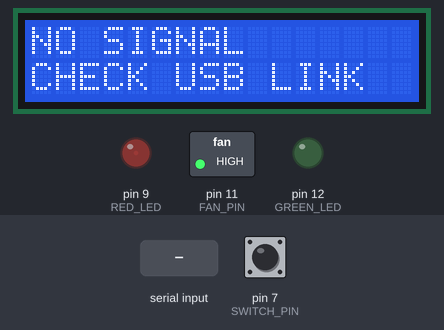
Recording of a sketch running on a simulated Arduino Uno, built with avr-gcc and run on an emulated ATmega328P. Shown: 16×2 character LCD, switched loads named in the sketch (green lamp = pin HIGH), output pins drawn as LEDs (lit = HIGH). The inputs (shaded band) are chosen by the test bench; at power-on: pin 7 (SWITCH_PIN) HIGH. What the sketch prints to the serial monitor is not drawn.

Above: at 1.2 s.
1.3 s: pin 7 (SWITCH_PIN) pulled LOW for 0.15 s
At 1.8 s:
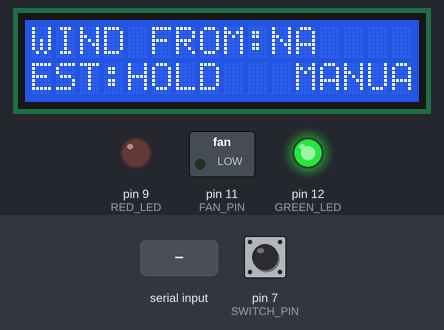
4.4 s: "MODE|AUTO\n" received over Serial
At 4.9 s:
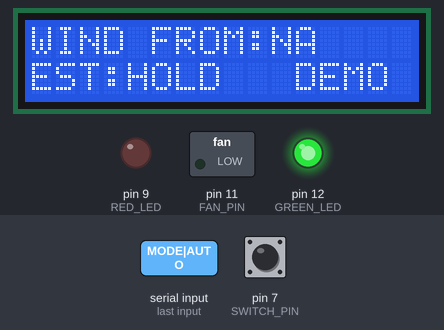
7.4 s: pin 7 (SWITCH_PIN) pulled LOW for 1 s
At 8.5 s:
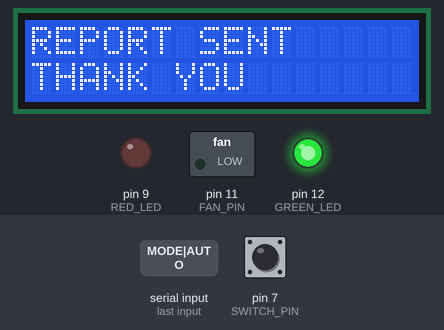
11.4 s: pin 7 (SWITCH_PIN) pulled LOW for 0.15 s
At 12.8 s:
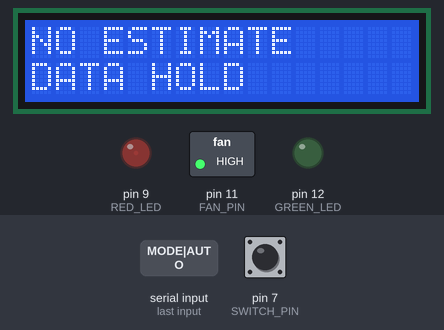
14.5 s: pin 7 (SWITCH_PIN) pulled LOW for 0.15 s
At 18.7 s:
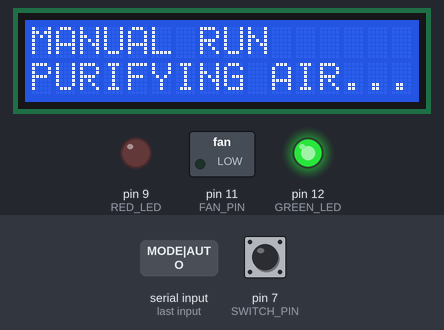
Timing chart, 0 to 20.2 s (numbered marks = the images above; inputs shaded):
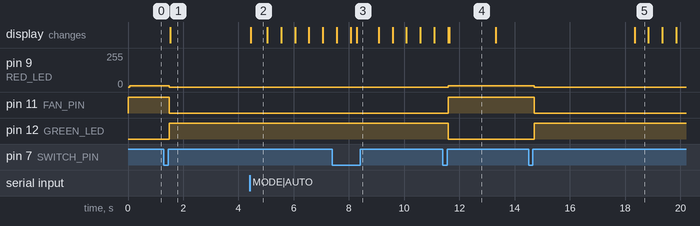

The sketch:

odor_purifier.ino
```cpp
/*
  냄새 나침반 — 공기질 관리 모듈 (Arduino Uno R3)
  웹앱(Streamlit) ↔ USB 시리얼 연동판

  배선 (기존 유지)
    D7  택트 스위치 (INPUT_PULLUP)
    D9  빨간 LED  (대기)
    D11 팬 제어 모듈 (LOW=회전, HIGH=정지 / 액티브 로우 모듈 기준)
    D12 초록 LED (가동)
    I2C 16x2 LCD (0x27)

  프로토콜 (Python → Arduino, 1줄)
    ODOR|<WIND>|<LEVEL>|<ACTION>|<BASIS>
      WIND   : N NNE NE ENE E ESE SE SSE S SSW SW WSW W WNW NW NNW / CALM / NA
      LEVEL  : LOW MID HIGH HOLD      (HOLD = 자료 없음·추정 보류)
      ACTION : ON OFF HOLD            (제어 규칙이 결정. 보드는 판단하지 않는다)
      BASIS  : OBS EST DEMO FCST      (관측/추정/시연/예보)
    예) ODOR|ENE|HIGH|ON|FCST
    PING                              (5초 주기 하트비트)

  프로토콜 (Arduino → Python, 1줄)
    ACK|<LEVEL>|<ACTION>|<MODE>       MODE = AUTO / MANUAL
    REPORT|SMELL                      주민이 버튼을 길게 눌러 '냄새 남'을 신고
    OVERRIDE|ON  /  OVERRIDE|OFF      버튼 짧게 눌러 수동 켜기·끄기

  안전 규칙
    - 보드는 스스로 풍향을 보고 판단하지 않는다. ACTION 값만 따른다.
    - LINK_TIMEOUT 동안 수신이 없으면 팬을 끄고 NO SIGNAL을 표시한다.
    - LEVEL=HOLD는 '냄새 없음'이 아니라 '판단 보류'로 표시한다.
*/

#include <Wire.h>
#include <LiquidCrystal_I2C.h>

LiquidCrystal_I2C lcd(0x27, 16, 2);

const int RED_LED    = 9;
const int GREEN_LED  = 12;
const int FAN_PIN    = 11;
const int SWITCH_PIN = 7;

const int  RED_BRIGHTNESS   = 10;
const bool FAN_ACTIVE_LOW   = true;          // 모듈이 HIGH에서 도는 제품이면 false
const unsigned long LINK_TIMEOUT   = 15000;  // 수신 없음 판정
const unsigned long LONG_PRESS_MS  = 800;    // 길게 누르면 냄새 신고
const unsigned long DEBOUNCE_MS    = 50;
const unsigned long PAGE_MS        = 5000;
const unsigned long DOT_MS         = 500;

bool   fanOn        = false;
bool   manualMode   = false;   // 수동 조작 중이면 자동 명령 무시
bool   linkAlive    = false;
String windDir      = "NA";
String riskLevel    = "HOLD";
String basis        = "DEMO";

unsigned long lastRxTime   = 0;
unsigned long lastPage     = 0;
unsigned long lastDot      = 0;
int  lcdPage = 0, dotCount = 0;

int  swState = HIGH, swLast = HIGH;
unsigned long swChanged = 0, pressStart = 0;
bool pressHandled = false;

String rxBuf = "";

void setup() {
  Serial.begin(9600);
  Serial.setTimeout(20);

  // 팬 글리치 방지: 핀을 출력으로 바꾸기 전에 정지 레벨을 먼저 써 둔다.
  digitalWrite(FAN_PIN, FAN_ACTIVE_LOW ? HIGH : LOW);
  pinMode(FAN_PIN, OUTPUT);
  digitalWrite(FAN_PIN, FAN_ACTIVE_LOW ? HIGH : LOW);

  pinMode(RED_LED, OUTPUT);
  pinMode(GREEN_LED, OUTPUT);
  pinMode(SWITCH_PIN, INPUT_PULLUP);

  lcd.init();
  lcd.backlight();
  applyState();
}

void loop() {
  readSerial();
  readButton();

  if (linkAlive && millis() - lastRxTime > LINK_TIMEOUT) {   // 통신 끊김 → 안전 정지
    linkAlive = false;
    if (!manualMode) { fanOn = false; riskLevel = "HOLD"; }
    applyState();
  }

  if (millis() - lastPage > PAGE_MS) {
    lcdPage = (lcdPage + 1) % 2;
    drawPage();
    lastPage = millis();
  }

  if (fanOn && lcdPage == 1 && millis() - lastDot > DOT_MS) {
    dotCount = (dotCount + 1) % 4;
    drawDots();
    lastDot = millis();
  }
}

/* ---------------- 시리얼 수신 (논블로킹) ---------------- */
void readSerial() {
  while (Serial.available() > 0) {
    char c = (char)Serial.read();
    if (c == '\n' || c == '\r') {
      if (rxBuf.length() > 0) { handleLine(rxBuf); rxBuf = ""; }
    } else if (rxBuf.length() < 60) {
      rxBuf += c;
    }
  }
}

void handleLine(String line) {
  line.trim();
  line.toUpperCase();
  lastRxTime = millis();
  linkAlive  = true;

  if (line == "PING") { sendAck(); return; }
  if (line.startsWith("MODE|AUTO")) { manualMode = false; applyState(); return; }

  if (!line.startsWith("ODOR|")) return;

  String f[4]; int idx = 0, from = 5;
  while (idx < 4) {
    int p = line.indexOf('|', from);
    f[idx++] = (p == -1) ? line.substring(from) : line.substring(from, p);
    if (p == -1) break;
    from = p + 1;
  }
  if (f[0].length()) windDir   = f[0];
  if (f[1].length()) riskLevel = f[1];
  if (f[3].length()) basis     = f[3];

  if (!manualMode) {                       // 수동 조작 중이면 자동 명령을 덮어쓰지 않는다
    if (f[2] == "ON")       fanOn = true;
    else if (f[2] == "OFF") fanOn = false;
    // HOLD면 직전 상태 유지
  }
  applyState();
  sendAck();
}

void sendAck() {
  Serial.print("ACK|"); Serial.print(riskLevel);
  Serial.print("|");    Serial.print(fanOn ? "ON" : "OFF");
  Serial.print("|");    Serial.println(manualMode ? "MANUAL" : "AUTO");
}

/* ---------------- 버튼: 짧게=수동 토글, 길게=냄새 신고 ---------------- */
void readButton() {
  int reading = digitalRead(SWITCH_PIN);
  if (reading != swLast) { swChanged = millis(); swLast = reading; }

  if (millis() - swChanged > DEBOUNCE_MS && reading != swState) {
    swState = reading;
    if (swState == LOW) { pressStart = millis(); pressHandled = false; }
    else if (!pressHandled) {                      // 뗐을 때 = 짧게 누름
      manualMode = true;
      fanOn = !fanOn;
      Serial.println(fanOn ? "OVERRIDE|ON" : "OVERRIDE|OFF");
      applyState();
      pressHandled = true;
    }
  }

  if (swState == LOW && !pressHandled && millis() - pressStart > LONG_PRESS_MS) {
    Serial.println("REPORT|SMELL");              // 주민 신고를 웹앱으로 올림
    pressHandled = true;
    lcd.clear(); lcd.setCursor(0, 0); lcd.print("REPORT SENT");
    lcd.setCursor(0, 1); lcd.print("THANK YOU");
    lastPage = millis();
  }
}

/* ---------------- 출력 ---------------- */
void applyState() {
  digitalWrite(FAN_PIN, (fanOn == FAN_ACTIVE_LOW) ? LOW : HIGH);
  if (fanOn) { analogWrite(RED_LED, 0);               digitalWrite(GREEN_LED, HIGH); }
  else       { analogWrite(RED_LED, RED_BRIGHTNESS);  digitalWrite(GREEN_LED, LOW);  }
  drawPage();
}

void drawPage() {
  lcd.clear();
  if (!linkAlive && !manualMode) {                 // 통신 없음 = 판단 불가
    lcd.setCursor(0, 0); lcd.print("NO SIGNAL");
    lcd.setCursor(0, 1); lcd.print("CHECK USB LINK");
    return;
  }
  if (lcdPage == 0) {
    lcd.setCursor(0, 0);
    lcd.print("WIND FROM:"); lcd.print(windDir);
    lcd.setCursor(0, 1);
    lcd.print("EST:"); lcd.print(riskLevel);
    lcd.setCursor(11, 1); lcd.print(manualMode ? "MANUAL" : basis);
  } else {
    if (fanOn) {
      lcd.setCursor(0, 0); lcd.print(manualMode ? "MANUAL RUN" : "ODOR INFLOW EST");
      lcd.setCursor(0, 1); lcd.print("PURIFYING AIR");
      drawDots();
    } else if (riskLevel == "HOLD") {
      lcd.setCursor(0, 0); lcd.print("NO ESTIMATE");
      lcd.setCursor(0, 1); lcd.print("DATA HOLD");
    } else {
      lcd.setCursor(0, 0); lcd.print("AIRFLOW: "); lcd.print(windDir);
      lcd.setCursor(0, 1); lcd.print("SYSTEM: STANDBY");
    }
  }
}

void drawDots() {
  lcd.setCursor(13, 1);
  if      (dotCount == 0) lcd.print("   ");
  else if (dotCount == 1) lcd.print(".  ");
  else if (dotCount == 2) lcd.print(".. ");
  else                    lcd.print("...");
}
```

Measured:
- after the input at 1.3 s, pin 9 (RED_LED): 10/255 → 0/255 after 0.20 s; pin 11 (FAN_PIN): HIGH → LOW after 0.20 s; pin 12 (GREEN_LED): LOW → HIGH after 0.20 s; the display: changes after 0.23 s (image 1)
- after the input at 4.4 s, the display: changes at once (image 2)
- after the input at 7.4 s, the display: first differs from a run without the input after 0.87 s (image 3)
- after the input at 11.4 s, pin 9 (RED_LED): 0/255 → 10/255 after 0.20 s; pin 11 (FAN_PIN): LOW → HIGH after 0.20 s; pin 12 (GREEN_LED): HIGH → LOW after 0.20 s; the display: first differs from a run without the input after 0.22 s (image 4)
- after the input at 14.5 s, pin 9 (RED_LED): 10/255 → 0/255 after 0.20 s; pin 11 (FAN_PIN): HIGH → LOW after 0.20 s; pin 12 (GREEN_LED): LOW → HIGH after 0.20 s; the display: changes after 3.8 s (image 5)
- what the display in image 2 shows lasts 0.6 s, from 4.4 s to 5.0 s
- what the display in image 4 shows lasts 1.7 s, from 11.6 s to 13.3 s
